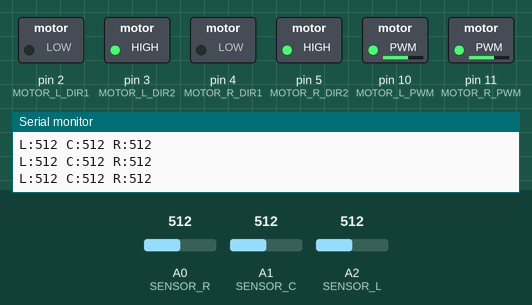
A sketch run on a simulated Arduino Uno, built with avr-gcc and run on an emulated ATmega328P. On the bench: switched loads named in the sketch (green lamp = pin HIGH), the last lines printed to the serial monitor. The inputs (shaded band) are chosen by the test bench; at power-on: A1 (SENSOR_C) = 512, A0 (SENSOR_R) = 512, A2 (SENSOR_L) = 512.

Above: at 1.2 s.
1.3 s: A1 (SENSOR_C) set to 531
2.8 s: A1 (SENSOR_C) set to 548
At 3.7 s:
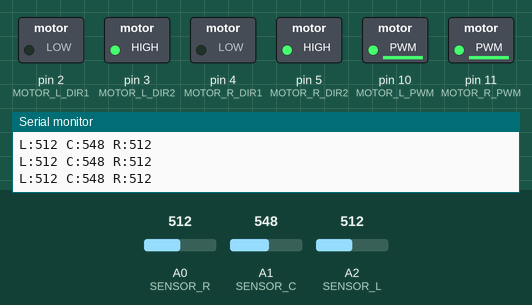
4.3 s: A0 (SENSOR_R) set to 716
At 4.9 s:
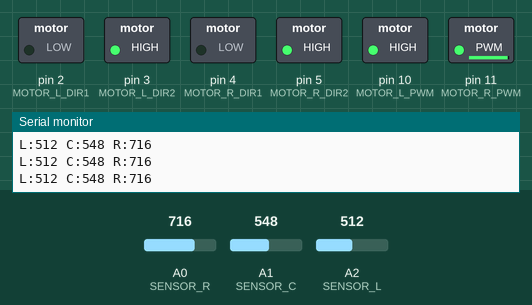
5.8 s: A2 (SENSOR_L) set to 306
At 7.2 s:
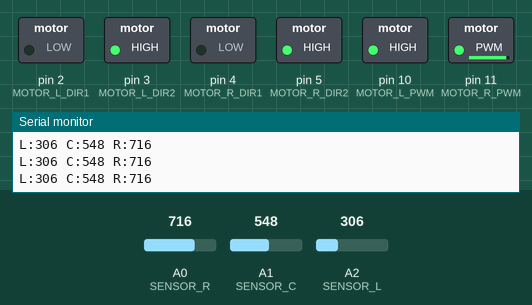
8.8 s: A0 (SENSOR_R) set to 900
At 9.5 s:
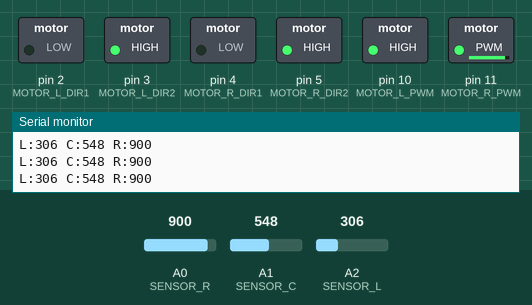
10.3 s: A1 (SENSOR_C) set to 472
At 10.6 s:
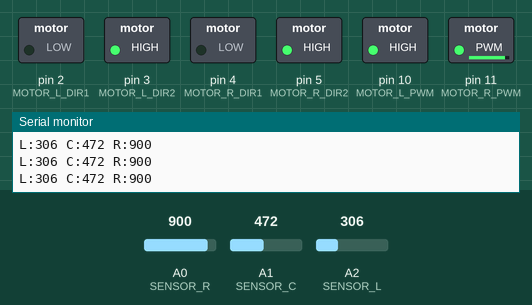
11.8 s: A1 (SENSOR_C) set to 447
At 12.5 s:
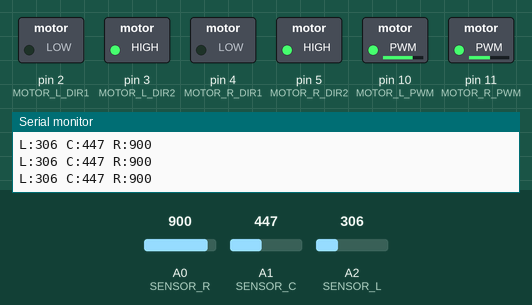
Timing chart, 0 to 14.3 s (numbered marks = the images above; inputs shaded):
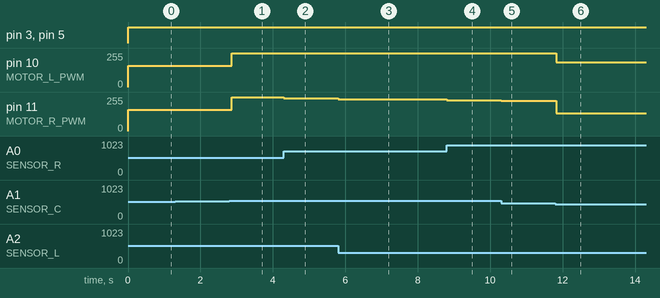

The sketch:

abareru.ino
```cpp
#include <Arduino.h>

const int SENSOR_L = A2;
const int SENSOR_C = A1;
const int SENSOR_R = A0;
const int MOTOR_L_PWM = 10;
const int MOTOR_L_DIR1 = 2;
const int MOTOR_L_DIR2 = 3;
const int MOTOR_R_PWM = 11;
const int MOTOR_R_DIR1 = 4;
const int MOTOR_R_DIR2 = 5;

void setup()
{
    Serial.begin(9600);
    pinMode(MOTOR_L_PWM, OUTPUT);
    pinMode(MOTOR_L_DIR1, OUTPUT);
    pinMode(MOTOR_L_DIR2, OUTPUT);
    pinMode(MOTOR_R_PWM, OUTPUT);
    pinMode(MOTOR_R_DIR1, OUTPUT);
    pinMode(MOTOR_R_DIR2, OUTPUT);
}

double p = 0; // マイナスなら左,プラスなら右に機体の頭が寄っている
double i = 0;
double d = 0;

double prevError = 0;

// 移動先: 積分リセットは updatePID で実施するためのフラグ
const long SENSOR_THRESHOLD = 500;
bool resetIntegral = false;

// 追加: 速度プロファイル関連
double basePower = 100;         // 現在のベース速度
double basePowerFiltered = 100; // スムージング後のベース速度

const int BASE_STRAIGHT = 255; // 直線
const int BASE_CURVE = 160;    // カーブ
const int BASE_ZIGZAG = 70;    // グネグネ

const double P_STRAIGHT_THR = 0.15; // 直線判定のpしきい値
const double D_STRAIGHT_THR = 0.10; // 直線判定のdしきい値

const unsigned long ZIGZAG_WINDOW = 300; // ms 内の反転回数でジグザグ判定
int prevSignP = 0;
int zigzagFlipCount = 0;
unsigned long zigzagWindowStart = 0;

long calcPowerL()
{
    const double Kp = 30;
    const double Ki = 0.001;
    const double Kd = -20;
    double calced = Kp * p + Ki * i + Kd * d;

    return basePower - calced;
}

long calcPowerR()
{
    const double Kp = 30;
    const double Ki = 0.001;
    const double Kd = -20;
    double calced = Kp * p + Ki * i + Kd * d;

    return basePower + calced;
}

void updateSpeedProfile(long rawL, long rawC, long rawR)
{
    // ウィンドウ管理（一定時間ごとに反転カウントをリセット）
    unsigned long now = millis();
    if (now - zigzagWindowStart > ZIGZAG_WINDOW)
    {
        zigzagWindowStart = now;
        zigzagFlipCount = 0;
    }

    // p の符号反転検出（デッドバンド付き）
    int signP = 0;
    if (p > P_STRAIGHT_THR)
        signP = 1;
    if (p < -P_STRAIGHT_THR)
        signP = -1;
    if (signP != 0 && prevSignP != 0 && signP != prevSignP)
    {
        zigzagFlipCount++;
    }
    prevSignP = signP;

    // センター判定にヒステリシスを入れて安定化
    static bool centerOn = false;
    const long C_ON_THR = SENSOR_THRESHOLD + 40;  // 上がる時の閾値
    const long C_OFF_THR = SENSOR_THRESHOLD - 40; // 下がる時の閾値
    if (centerOn)
    {
        if (rawC < C_OFF_THR)
            centerOn = false;
    }
    else
    {
        if (rawC > C_ON_THR)
            centerOn = true;
    }

    // 直線判定用フィルタ（pと|Δp|のEMA）
    static double pEMA = 0.0;
    static double dAbsEMA = 0.0;
    static double prevPDet = 0.0;
    pEMA = 0.9 * pEMA + 0.1 * p;
    double dp = p - prevPDet; // サンプル間差分（未正規化）
    prevPDet = p;
    dAbsEMA = 0.9 * dAbsEMA + 0.1 * fabs(dp);

    bool lineLost = (rawL < SENSOR_THRESHOLD && rawC < SENSOR_THRESHOLD && rawR < SENSOR_THRESHOLD);
    bool isZigzag = (zigzagFlipCount >= 3);

    // EMAに合わせた少し緩めの閾値 + 50msデバウンス
    const double P_THR = 50;
    const double D_THR = 20;
    static unsigned long straightStart = 0;
    bool straightNow = centerOn && fabs(pEMA) < P_THR && dAbsEMA < D_THR;
    if (straightNow)
    {
        if (straightStart == 0)
            straightStart = now;
    }
    else
    {
        straightStart = 0;
    }
    bool isStraight = straightNow && (now - straightStart >= 50);

    int targetBase;
    if (lineLost)
        targetBase = BASE_ZIGZAG; // 迷子時は安全に
    else if (isZigzag)
        targetBase = BASE_ZIGZAG;
    else if (isStraight)
        targetBase = BASE_STRAIGHT;
    else
        targetBase = BASE_CURVE;

    // スムージング（急激な速度変化を抑制）
    basePowerFiltered = 0.8 * basePowerFiltered + 0.2 * targetBase;
    basePower = basePowerFiltered;

    // デバッグしたい場合は有効化
    // Serial.print(" p:"); Serial.print(p);
    // Serial.print(" pEMA:"); Serial.print(pEMA);
    // Serial.print(" dAbsEMA:"); Serial.print(dAbsEMA);
    // Serial.print(" C:"); Serial.print(rawC);
    // Serial.print(" ctrOn:"); Serial.print(centerOn);
    // Serial.print(" straight:"); Serial.println(isStraight);
}

void readSensor()
{
    long rawL = analogRead(SENSOR_L);
    long rawC = analogRead(SENSOR_C);
    long rawR = analogRead(SENSOR_R);

    printSensorLog(rawL, rawC, rawR);

    updatePID(calcError(rawL, rawC, rawR));

    // 追加: PID更新後に速度プロファイル更新
    updateSpeedProfile(rawL, rawC, rawR);
}

void updatePID(double error)
{
    p = error;

    // ここで「加算前」に積分リセット
    if (resetIntegral)
    {
        i = 0;
        prevError = error; // D項のキック抑制
        resetIntegral = false;
    }
    else
    {
        i += error;
        // アンチワインドアップ（必要に応じて調整）
        const double I_MAX = 1000.0;
        if (i > I_MAX)
            i = I_MAX;
        if (i < -I_MAX)
            i = -I_MAX;
    }

    d = (error - prevError);
    prevError = error;
}

long isLeftNow = -1;

// // 全て白の時にエラーが0になってしまう
double calcError(double rawL, double rawC, double rawR)
{
    // リセット条件の判定はここで行い、実際のリセットは updatePID に委ねる
    // 1) 真ん中が黒（ライン上）
    // 2) 左右が片方だけ黒/白（交差や大きな偏り）
    resetIntegral =
        (rawC > SENSOR_THRESHOLD) ||
        ((rawL < SENSOR_THRESHOLD) != (rawR < SENSOR_THRESHOLD));

    // 全白（ラインロスト）時のフェイルセーフ（従来通り）
    if (rawL < SENSOR_THRESHOLD && rawC < SENSOR_THRESHOLD && rawR < SENSOR_THRESHOLD)
    {
        return isLeftNow * 2.5;
    }

    // 白の時低くなる / 黒の時高くなる前提
    double val = -((1024 - rawL) - (1024 - rawR)) * (2.0 - rawC / 1024.0) / 1024.0;
    // double val=-(-rawL+rawR)*(2.0-rawC/1024.0)/1024.0;
    // val=(rawL-rawR)/1024.0;*(2.0-rawC/1024.0)
    if (val < 0)
    {
        isLeftNow = -1;
    }
    else
    {
        isLeftNow = 1;
    }

    return val;
}

void printSensorLog(long rawL, long rawC, long rawR)
{
    static unsigned long lastPrintTime = 0;
    unsigned long currentTime = millis();

    if (currentTime - lastPrintTime > 100)
    {

        Serial.print("L:");
        Serial.print(rawL);
        Serial.print(" ");
        Serial.print("C:");
        Serial.print(rawC);
        Serial.print(" ");
        Serial.print("R:");
        Serial.println(rawR);

        // デバッグしたい場合は以下を有効化
        // Serial.print(" P:"); Serial.print(p);
        // Serial.print(" I:"); Serial.print(i);
        // Serial.print(" D:"); Serial.print(d);
        // Serial.print(" resetI:"); Serial.println(resetIntegral);

        lastPrintTime = currentTime;
    }
}

void setMotor(long speedL, long speedR)
{
    digitalWrite(MOTOR_L_DIR1, LOW);
    digitalWrite(MOTOR_L_DIR2, HIGH);

    digitalWrite(MOTOR_R_DIR1, LOW);
    digitalWrite(MOTOR_R_DIR2, HIGH);

    analogWrite(MOTOR_L_PWM, constrain(speedL, 0, 255));
    analogWrite(MOTOR_R_PWM, constrain(speedR, 0, 255));
}

void loop()
{
    // delayMicroseconds(256);

    readSensor();

    setMotor(calcPowerL(), calcPowerR());
}
```

Measured:
- the behaviour switches between 540 and 541 on A1 (SENSOR_C) (found by bisection; images 0 and 1)
- the behaviour switches between 460 and 459 on A1 (SENSOR_C) (found by bisection; images 5 and 6)
- after the input at 2.8 s, pin 10 (MOTOR_L_PWM), pin 11 (MOTOR_R_PWM): 159/255 → 254/255 after 0.06 s
- after the input at 4.3 s, pin 10 (MOTOR_L_PWM): 254/255 → 255/255 at once; pin 11 (MOTOR_R_PWM): 254/255 → 246/255 at once
- after the input at 5.8 s, pin 11 (MOTOR_R_PWM): 246/255 → 237/255 at once
- after the input at 8.8 s, pin 11 (MOTOR_R_PWM): 237/255 → 229/255 at once
- after the input at 10.3 s, pin 11 (MOTOR_R_PWM): 229/255 → 228/255 at once
- after the input at 11.8 s, pin 10 (MOTOR_L_PWM): 255/255 → 187/255 at once; pin 11 (MOTOR_R_PWM): 228/255 → 132/255 at once
